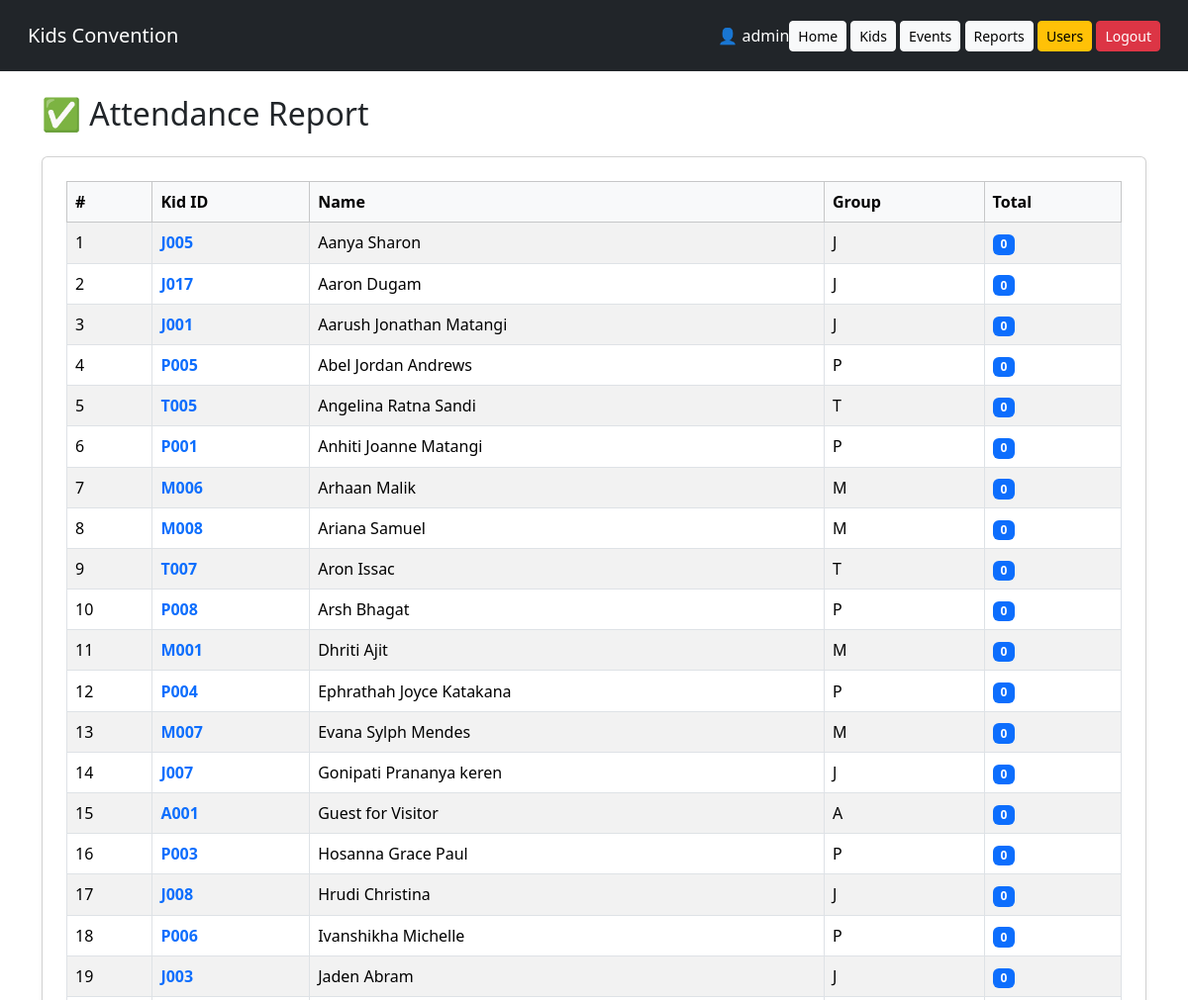
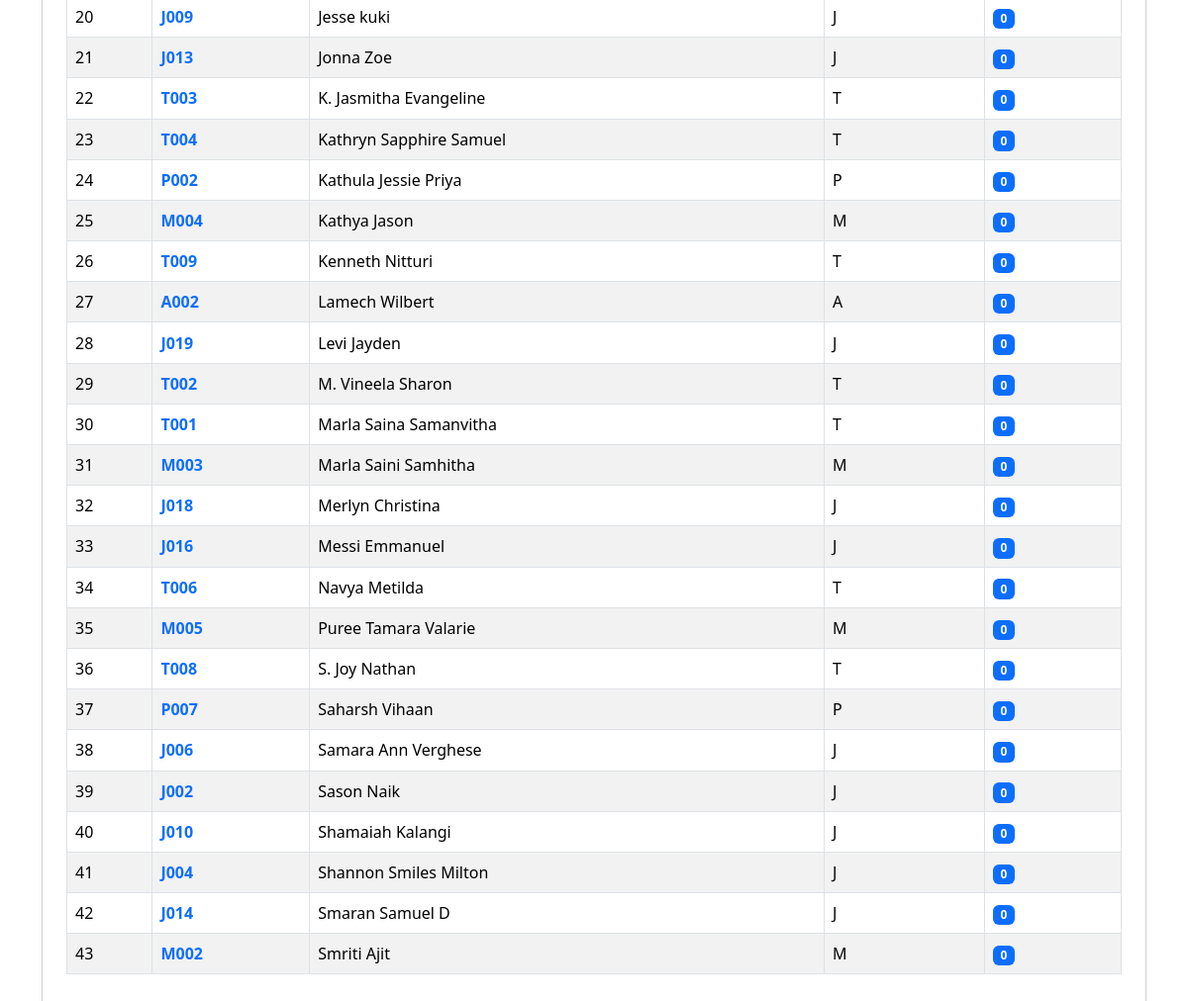
/reports/attendance (signed in), run on the app's committed database (2 pictures, top to bottom).
### models.py (models this page shows)
class User(db.Model):
    id = db.Column(db.Integer, primary_key=True)
    username = db.Column(db.String(100), unique=True)
    fullname = db.Column(db.String(200))
    phonenumber = db.Column(db.String(10))
    password = db.Column(db.String(500))

class Kid(db.Model):
    id = db.Column(db.Integer, primary_key=True)
    kid_id = db.Column(db.String(20), unique=True)
    name = db.Column(db.String(200))
    age = db.Column(db.Integer)
    age_group = db.Column(db.String(5))
    locality = db.Column(db.String(200))
    city = db.Column(db.String(200))
    contactnumber = db.Column(db.String(10))
    parent_kid_id = db.Column(db.String(20))
    registered_by = db.Column(db.String(100))
    registered_at = db.Column(db.String(100))

### app.py (the view)
@app.route("/reports/attendance")
@login_required
def attendance_report():
    kids = Kid.query.order_by(
        Kid.name
    ).all()
    attendance_dates = db.session.query(
        Attendance.day
    ).distinct().order_by(
        Attendance.day
    ).all()
    attendance_dates = [
        d[0]
        for d in attendance_dates
    ]
    attendance_data = []
    for kid in kids:
        attendance_entries = Attendance.query.filter_by(
            kid_id=kid.kid_id
        ).all()
        attended_days = set()
        for a in attendance_entries:
            attended_days.add(a.day)
        attendance_map = {}
        for d in attendance_dates:
            attendance_map[d] = (
                d in attended_days
            )
        attendance_data.append({
            "kid": kid,
            "attendance_map": attendance_map,
            "total_attendance": len(attended_days)
        })
    return render_template(
        "attendance_report.html",
        attendance_data=attendance_data,
        attendance_dates=attendance_dates
    )

### app.py (called while the page is built)
@login_manager.user_loader
def load_user(username):
    user = User.query.filter_by(username=username).first()
    if user:
        return LoginUser(user.username)
    return None

### templates/attendance_report.html (shortened to what this page needs)
{% extends 'base.html' %}
{% block content %}
<h2 class="mb-4">
    ✅ Attendance Report
</h2>
<div class="card shadow-sm p-4">
    <div class="table-responsive">
        <table class="table table-bordered table-striped report-table align-middle">
            <thead class="table-light">
                <tr>
                    <th>#</th>
                    <th>Kid ID</th>
                    <th>Name</th>
                    <th>Group</th>
                    <th>Total</th>
                </tr>
            </thead>
            <tbody>
                {% for item in attendance_data %}
                <tr>
                    <td>
                        {{ loop.index }}
                    </td>
                    <td>
                        <a href="/kid/{{ item.kid.kid_id }}"
       class="fw-bold text-decoration-none">
        {{ item.kid.kid_id }}
    </a>
                    </td>
                    <td>
                        {{ item.kid.name }}
                    </td>
                    <td>
                        {{ item.kid.age_group }}
                    </td>
                    <td>
                        <span class="badge bg-primary">
                            {{ item.total_attendance }}
                        </span>
                    </td>
                </tr>
                {% endfor %}
            </tbody>
        </table>
    </div>
</div>
{% endblock %}

### templates/base.html (shortened to what this page needs)
<!DOCTYPE html>
<html>
<head>
<link href="https://cdn.jsdelivr.net/npm/bootstrap@5.3.3/dist/css/bootstrap.min.css" rel="stylesheet">
</head>
<body>
<nav class="navbar navbar-expand-lg navbar-dark bg-dark p-3">
<div class="container-fluid">
<a class="navbar-brand" href="/">Kids Convention</a>
        <div class="ms-auto text-white">
            {% if current_user.is_authenticated %}
                👤 {{ current_user.id }}
            {% endif %}
        </div>
<div>
<a href="/" class="btn btn-light btn-sm">Home</a>
<a href="/kids" class="btn btn-light btn-sm">Kids</a>
<a href="/events" class="btn btn-light btn-sm">Events</a>
<a href="/reports" class="btn btn-light btn-sm">Reports</a>
{% if current_user.id == 'admin' %}
<a href="/users" class="btn btn-warning btn-sm">Users</a>
{% endif %}
<a href="/logout" class="btn btn-danger btn-sm">Logout</a>
</div>
</div>
</nav>
<div class="container mt-4">
{% block content %}{% endblock %}
</div>
</body>
</html>

### data on the page
User: id "admin"
Kid: kid.kid_id "J005", kid.name "Aanya Sharon", kid.age_group "J"
Kid: kid.kid_id "J017", kid.name "Aaron Dugam", kid.age_group "J"
Kid: kid.kid_id "J001", kid.name "Aarush Jonathan Matangi", kid.age_group "J"
Kid: kid.kid_id "P005", kid.name "Abel Jordan Andrews", kid.age_group "P"
Kid: kid.kid_id "T005", kid.name "Angelina Ratna Sandi", kid.age_group "T"
Kid: kid.kid_id "P001", kid.name "Anhiti Joanne Matangi", kid.age_group "P"
Kid: kid.kid_id "M006", kid.name "Arhaan Malik", kid.age_group "M"
Kid: kid.kid_id "M008", kid.name "Ariana Samuel", kid.age_group "M"
Kid: kid.kid_id "T007", kid.name "Aron Issac", kid.age_group "T"
Kid: kid.kid_id "P008", kid.name "Arsh Bhagat", kid.age_group "P"
Kid: kid.kid_id "M001", kid.name "Dhriti Ajit", kid.age_group "M"
Kid: kid.kid_id "P004", kid.name "Ephrathah Joyce Katakana", kid.age_group "P"
Kid: kid.kid_id "M007", kid.name "Evana Sylph Mendes", kid.age_group "M"
Kid: kid.kid_id "J007", kid.name "Gonipati Prananya keren", kid.age_group "J"
Kid: kid.kid_id "A001", kid.name "Guest for Visitor", kid.age_group "A"
Kid: kid.kid_id "P003", kid.name "Hosanna Grace Paul", kid.age_group "P"
Kid: kid.kid_id "J008", kid.name "Hrudi Christina", kid.age_group "J"
Kid: kid.kid_id "P006", kid.name "Ivanshikha Michelle", kid.age_group "P"
Kid: kid.kid_id "J003", kid.name "Jaden Abram", kid.age_group "J"
Kid: kid.kid_id "J009", kid.name "Jesse kuki", kid.age_group "J"
Kid: kid.kid_id "J013", kid.name "Jonna Zoe", kid.age_group "J"
Kid: kid.kid_id "T003", kid.name "K. Jasmitha Evangeline", kid.age_group "T"
Kid: kid.kid_id "T004", kid.name "Kathryn Sapphire Samuel", kid.age_group "T"
Kid: kid.kid_id "P002", kid.name "Kathula Jessie Priya", kid.age_group "P"
Kid: kid.kid_id "M004", kid.name "Kathya Jason", kid.age_group "M"
Kid: kid.kid_id "T009", kid.name "Kenneth Nitturi", kid.age_group "T"
Kid: kid.kid_id "A002", kid.name "Lamech Wilbert", kid.age_group "A"
Kid: kid.kid_id "J019", kid.name "Levi Jayden", kid.age_group "J"
Kid: kid.kid_id "T002", kid.name "M. Vineela Sharon", kid.age_group "T"
Kid: kid.kid_id "T001", kid.name "Marla Saina Samanvitha", kid.age_group "T"
Kid: kid.kid_id "M003", kid.name "Marla Saini Samhitha", kid.age_group "M"
Kid: kid.kid_id "J018", kid.name "Merlyn Christina", kid.age_group "J"
Kid: kid.kid_id "J016", kid.name "Messi Emmanuel", kid.age_group "J"
Kid: kid.kid_id "T006", kid.name "Navya Metilda", kid.age_group "T"
Kid: kid.kid_id "M005", kid.name "Puree Tamara Valarie", kid.age_group "M"
Kid: kid.kid_id "T008", kid.name "S. Joy Nathan", kid.age_group "T"
Kid: kid.kid_id "P007", kid.name "Saharsh Vihaan", kid.age_group "P"
Kid: kid.kid_id "J006", kid.name "Samara Ann Verghese", kid.age_group "J"
Kid: kid.kid_id "J002", kid.name "Sason Naik", kid.age_group "J"
Kid: kid.kid_id "J010", kid.name "Shamaiah Kalangi", kid.age_group "J"
Kid: kid.kid_id "J004", kid.name "Shannon Smiles Milton", kid.age_group "J"
Kid: kid.kid_id "J014", kid.name "Smaran Samuel D", kid.age_group "J"
Kid: kid.kid_id "M002", kid.name "Smriti Ajit", kid.age_group "M"

### other printed values
{{ item.total_attendance }} "0" "0" "0" "0" "0" "0" "0" "0" "0" "0" "0" "0" "0" "0" "0" "0" "0" "0" "0" "0" "0" "0" "0" "0" "0" "0" "0" "0" "0" "0" "0" "0" "0" "0" "0" "0" "0" "0" "0" "0" "0" "0" "0"
